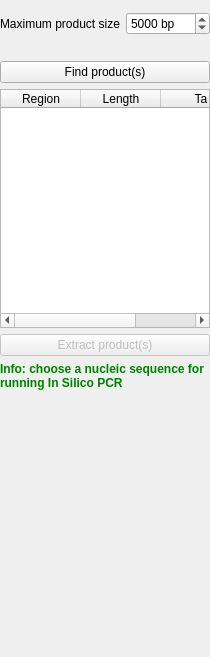
<?xml version="1.0" encoding="UTF-8"?>
<ui version="4.0">
 <class>InSilicoPcrOptionPanelWidget</class>
 <widget class="QWidget" name="InSilicoPcrOptionPanelWidget">
  <property name="geometry">
   <rect>
    <x>0</x>
    <y>0</y>
    <width>203</width>
    <height>657</height>
   </rect>
  </property>
  <property name="windowTitle">
   <string>Form</string>
  </property>
  <layout class="QVBoxLayout" name="verticalLayout_3">
   <property name="margin">
    <number>0</number>
   </property>
   <item>
    <widget class="QWidget" name="runPcrWidget" native="true">
     <property name="minimumSize">
      <size>
       <width>0</width>
       <height>0</height>
      </size>
     </property>
     <layout class="QVBoxLayout" name="verticalLayout">
      <property name="margin">
       <number>0</number>
      </property>
      <item>
       <widget class="U2::PrimerGroupBox" name="forwardPrimerBox" native="true"/>
      </item>
      <item>
       <widget class="U2::PrimerGroupBox" name="reversePrimerBox" native="true"/>
      </item>
      <item>
       <layout class="QHBoxLayout" name="horizontalLayout_5">
        <item>
         <widget class="QLabel" name="label_10">
          <property name="sizePolicy">
           <sizepolicy hsizetype="Maximum" vsizetype="Preferred">
            <horstretch>0</horstretch>
            <verstretch>0</verstretch>
           </sizepolicy>
          </property>
          <property name="text">
           <string>Maximum product size</string>
          </property>
         </widget>
        </item>
        <item>
         <widget class="QSpinBox" name="productSizeSpinBox">
          <property name="suffix">
           <string> bp</string>
          </property>
          <property name="minimum">
           <number>1</number>
          </property>
          <property name="maximum">
           <number>999999</number>
          </property>
          <property name="value">
           <number>5000</number>
          </property>
         </widget>
        </item>
       </layout>
      </item>
      <item>
       <widget class="QLabel" name="warningLabel">
        <property name="styleSheet">
         <string notr="true">color: red;
font-weight: 600;</string>
        </property>
        <property name="text">
         <string/>
        </property>
        <property name="wordWrap">
         <bool>true</bool>
        </property>
       </widget>
      </item>
      <item>
       <widget class="QPushButton" name="findProductButton">
        <property name="text">
         <string>Find product(s)</string>
        </property>
       </widget>
      </item>
     </layout>
     <zorder>forwardPrimerBox</zorder>
     <zorder>reversePrimerBox</zorder>
     <zorder></zorder>
     <zorder>findProductButton</zorder>
     <zorder>warningLabel</zorder>
    </widget>
   </item>
   <item>
    <widget class="QWidget" name="productsWidget" native="true">
     <property name="minimumSize">
      <size>
       <width>0</width>
       <height>0</height>
      </size>
     </property>
     <layout class="QVBoxLayout" name="verticalLayout_2">
      <property name="margin">
       <number>0</number>
      </property>
      <item>
       <widget class="U2::InSilicoPcrProductsTable" name="productsTable">
        <property name="sizePolicy">
         <sizepolicy hsizetype="Expanding" vsizetype="Expanding">
          <horstretch>0</horstretch>
          <verstretch>0</verstretch>
         </sizepolicy>
        </property>
        <property name="minimumSize">
         <size>
          <width>0</width>
          <height>50</height>
         </size>
        </property>
        <property name="editTriggers">
         <set>QAbstractItemView::NoEditTriggers</set>
        </property>
        <property name="tabKeyNavigation">
         <bool>false</bool>
        </property>
        <property name="showDropIndicator" stdset="0">
         <bool>false</bool>
        </property>
        <property name="dragDropOverwriteMode">
         <bool>false</bool>
        </property>
        <property name="alternatingRowColors">
         <bool>true</bool>
        </property>
        <property name="selectionMode">
         <enum>QAbstractItemView::ExtendedSelection</enum>
        </property>
        <property name="selectionBehavior">
         <enum>QAbstractItemView::SelectRows</enum>
        </property>
        <property name="textElideMode">
         <enum>Qt::ElideMiddle</enum>
        </property>
        <property name="showGrid">
         <bool>false</bool>
        </property>
        <property name="sortingEnabled">
         <bool>false</bool>
        </property>
        <property name="cornerButtonEnabled">
         <bool>false</bool>
        </property>
        <attribute name="horizontalHeaderDefaultSectionSize">
         <number>80</number>
        </attribute>
        <attribute name="horizontalHeaderHighlightSections">
         <bool>false</bool>
        </attribute>
        <attribute name="horizontalHeaderShowSortIndicator" stdset="0">
         <bool>false</bool>
        </attribute>
        <attribute name="horizontalHeaderStretchLastSection">
         <bool>true</bool>
        </attribute>
        <attribute name="verticalHeaderVisible">
         <bool>false</bool>
        </attribute>
        <attribute name="verticalHeaderDefaultSectionSize">
         <number>24</number>
        </attribute>
        <column>
         <property name="text">
          <string>Region</string>
         </property>
        </column>
        <column>
         <property name="text">
          <string>Length</string>
         </property>
        </column>
        <column>
         <property name="text">
          <string>Ta</string>
         </property>
        </column>
       </widget>
      </item>
      <item>
       <widget class="QPushButton" name="extractProductButton">
        <property name="enabled">
         <bool>false</bool>
        </property>
        <property name="text">
         <string>Extract product(s)</string>
        </property>
       </widget>
      </item>
     </layout>
    </widget>
   </item>
   <item>
    <widget class="QLabel" name="algoWarningLabel">
     <property name="styleSheet">
      <string notr="true">color: green;
font-weight: 600;</string>
     </property>
     <property name="text">
      <string>Info: choose a nucleic sequence for running In Silico PCR</string>
     </property>
     <property name="wordWrap">
      <bool>true</bool>
     </property>
    </widget>
   </item>
   <item>
    <spacer name="verticalSpacer">
     <property name="orientation">
      <enum>Qt::Vertical</enum>
     </property>
     <property name="sizeType">
      <enum>QSizePolicy::Expanding</enum>
     </property>
     <property name="sizeHint" stdset="0">
      <size>
       <width>20</width>
       <height>0</height>
      </size>
     </property>
    </spacer>
   </item>
  </layout>
 </widget>
 <customwidgets>
  <customwidget>
   <class>U2::PrimerGroupBox</class>
   <extends>QWidget</extends>
   <header>PrimerGroupBox.h</header>
   <container>1</container>
  </customwidget>
  <customwidget>
   <class>U2::InSilicoPcrProductsTable</class>
   <extends>QTableWidget</extends>
   <header>InSilicoPcrProductsTable.h</header>
  </customwidget>
 </customwidgets>
 <resources/>
 <connections/>
</ui>
